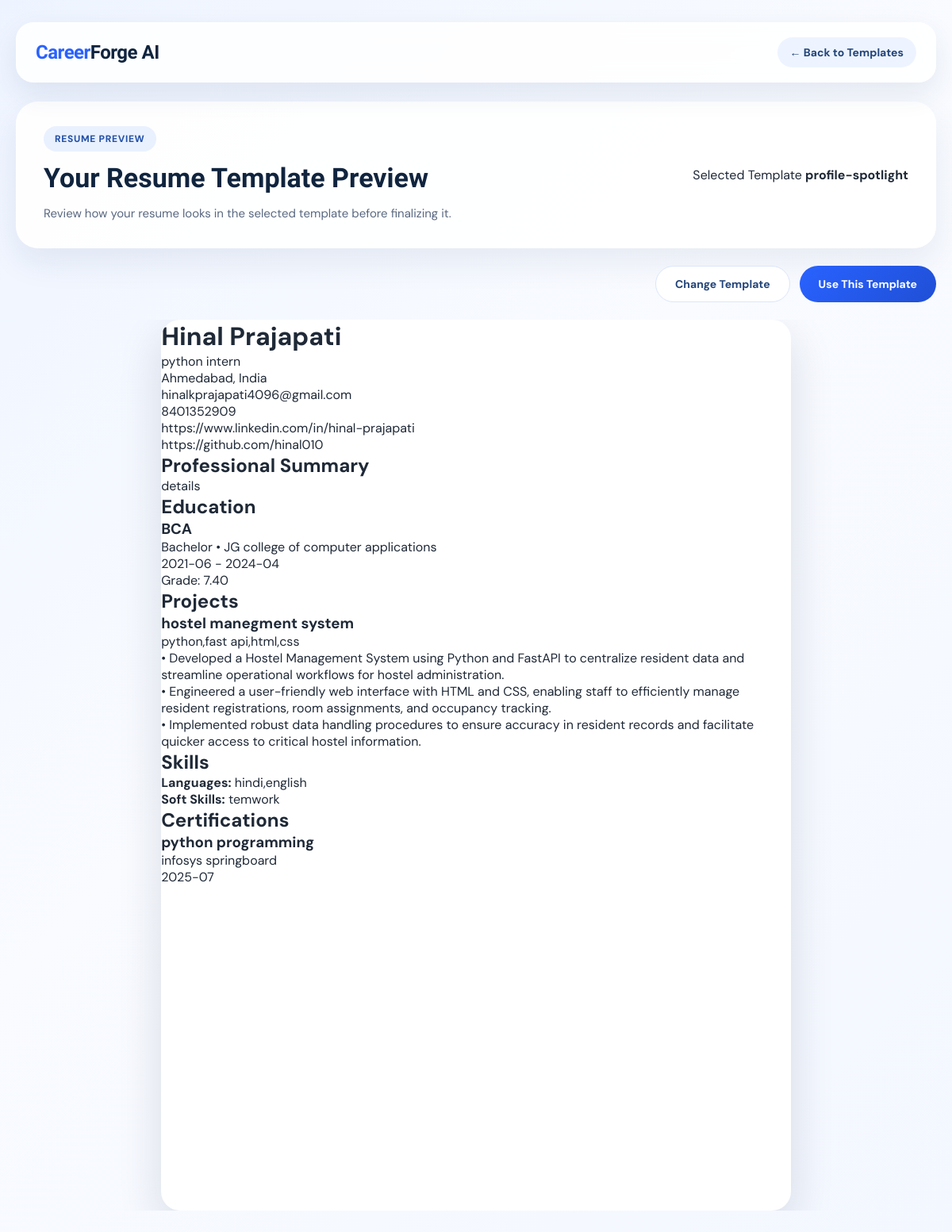
Before: /resume_preview (signed in) with the older database file.
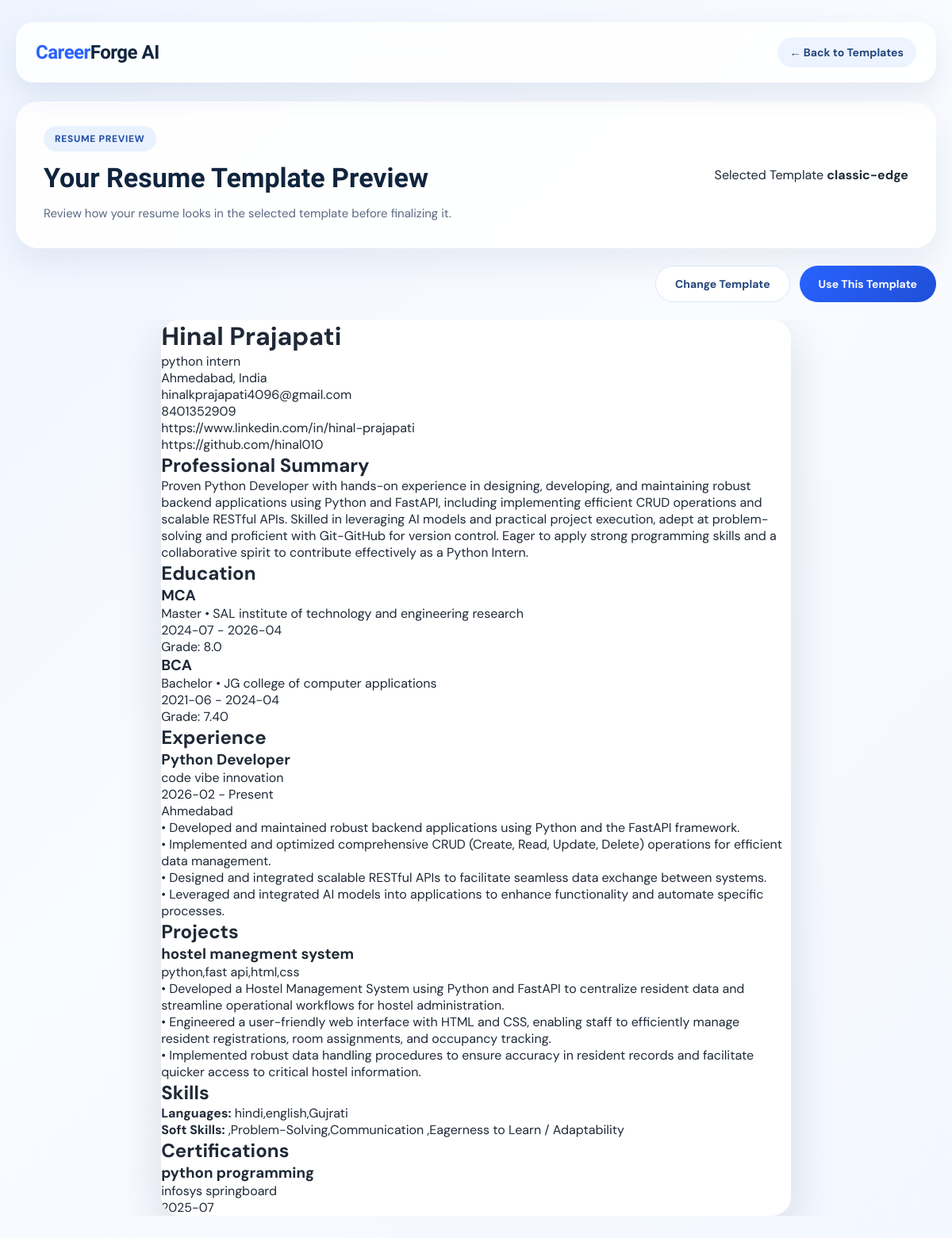
After: the same page with the newer database file.
### tables this page shows
CREATE TABLE selected_template (
    id INTEGER PRIMARY KEY AUTOINCREMENT,
    user_id INTEGER UNIQUE,
    template_name TEXT NOT NULL,
    FOREIGN KEY (user_id) REFERENCES users(id) ON DELETE CASCADE
);

CREATE TABLE user_profile (
    id INTEGER PRIMARY KEY AUTOINCREMENT,
    user_id INTEGER UNIQUE,
    full_name TEXT,
    email TEXT,
    contact TEXT,
    location TEXT,
    country TEXT,
    linkedin TEXT,
    github TEXT,
    photo TEXT,
    FOREIGN KEY (user_id) REFERENCES users(id) ON DELETE CASCADE
);

CREATE TABLE user_skills (
    id INTEGER PRIMARY KEY AUTOINCREMENT,
    user_id INTEGER UNIQUE,
    job_role_id INTEGER,
    custom_job_role TEXT,
    core_skills TEXT,
    soft_skills TEXT,
    tools_technologies TEXT,
    languages TEXT,
    missing_skills_suggestions TEXT,
    FOREIGN KEY (user_id) REFERENCES users(id) ON DELETE CASCADE,
    FOREIGN KEY (job_role_id) REFERENCES job_title_master(id)
);

CREATE TABLE professional_summary (
    id INTEGER PRIMARY KEY AUTOINCREMENT,
    user_id INTEGER UNIQUE,
    professional_summary TEXT,
    FOREIGN KEY (user_id) REFERENCES users(id) ON DELETE CASCADE
);

CREATE TABLE education (
    id INTEGER PRIMARY KEY AUTOINCREMENT,
    user_id INTEGER NOT NULL,
    degree_id INTEGER,
    course_id INTEGER,
    institution_id INTEGER,
    location TEXT,
    start_month TEXT,
    end_month TEXT,
    grade TEXT, custom_degree TEXT, custom_course TEXT, custom_institution TEXT,
    FOREIGN KEY (user_id) REFERENCES users(id) ON DELETE CASCADE,
    FOREIGN KEY (degree_id) REFERENCES degree_master(id),
    FOREIGN KEY (course_id) REFERENCES course_master(id),
    FOREIGN KEY (institution_id) REFERENCES institute_master(id)
);

CREATE TABLE projects (
    id INTEGER PRIMARY KEY AUTOINCREMENT,
    user_id INTEGER NOT NULL,
    project_title TEXT NOT NULL,
    technologies TEXT,
    description TEXT,
    FOREIGN KEY (user_id) REFERENCES users(id) ON DELETE CASCADE
);

CREATE TABLE certification (
    id INTEGER PRIMARY KEY AUTOINCREMENT,
    user_id INTEGER NOT NULL,
    certificate_name TEXT NOT NULL,
    organization TEXT NOT NULL,
    certificate_date TEXT NOT NULL,
    FOREIGN KEY (user_id) REFERENCES users(id) ON DELETE CASCADE
);

CREATE TABLE experience (
    id INTEGER PRIMARY KEY AUTOINCREMENT,
    user_id INTEGER NOT NULL,
    job_title_id INTEGER,
    custom_job_title TEXT,
    experience_type_id INTEGER,
    company_name TEXT,
    location TEXT,
    start_month TEXT,
    end_month TEXT,
    currently_working INTEGER DEFAULT 0,
    description TEXT,
    FOREIGN KEY (user_id) REFERENCES users(id) ON DELETE CASCADE,
    FOREIGN KEY (job_title_id) REFERENCES job_title_master(id),
    FOREIGN KEY (experience_type_id) REFERENCES experience_type_master(id)
);

### main.py (the view)
@app.get("/resume_preview", response_class=HTMLResponse)
def resume_preview_page(
    request: Request,
    template: str = Query(None)
):
    user = require_login(request)
    if isinstance(user, RedirectResponse):
        return user
    template_map = {
        "classic-edge": "resume_templates/classic_edge.html",
        "nova-grid": "resume_templates/nova_grid.html",
        "profile-spotlight": "resume_templates/profile_spotlight.html",
        "pure-ats": "resume_templates/pure_ats.html",
        "executive-line": "resume_templates/executive_line.html",
        "soft-modern": "resume_templates/soft_modern.html",
    }
    selected_row = get_selected_template(user["id"])
    if template in template_map:
        selected_template_name = template
    elif selected_row and selected_row.get("template_name") in template_map:
        selected_template_name = selected_row["template_name"]
    else:
        selected_template_name = "classic-edge"
    template_file = template_map[selected_template_name]
    profile = get_user_profile(user["id"])
    educations = get_education(user["id"])
    experiences = get_experience(user["id"])
    skills = get_skills(user["id"])
    projects = get_projects(user["id"])
    certifications = get_certifications(user["id"])
    summary_row = get_professional_summary(user["id"])
    if skills:
        skills["job_role_text"] = get_job_role_text_from_skills(skills)
    return templates.TemplateResponse(
        request,
        "resume_preview.html",
        {
            "request": request,
            "user": user,
            "profile": profile,
            "educations": educations,
            "experiences": experiences,
            "skills": skills,
            "projects": projects,
            "certifications": certifications,
            "saved_summary": summary_row["professional_summary"] if summary_row else "",
            "selected_template_name": selected_template_name,
            "template_file": template_file
        }
    )

### template/resume_preview.html (shortened to what this page needs)
<!DOCTYPE html>
<html lang="en">
<head>
    <link rel="stylesheet" href="/static/resume_preview.css">
</head>
<body>
    <div class="page-wrapper">
        <header class="topbar">
            <div class="logo"><span>Career</span>Forge AI</div>
            <div class="topbar-actions">
                <a href="/choose_template" class="back-link">← Back to Templates</a>
            </div>
        </header>
        <section class="preview-header">
            <div class="preview-header-left">
                <p class="preview-badge">Resume Preview</p>
                <h1>Your Resume Template Preview</h1>
                <p class="preview-subtext">
                    Review how your resume looks in the selected template before finalizing it.
                </p>
            </div>
            <div class="preview-header-right">
                <div class="selected-template-box">
                    <span class="selected-label">Selected Template</span>
                    <strong id="selectedTemplateName">
                        {{ selected_template_name if selected_template_name else "classic-edge" }}
                    </strong>
                </div>
            </div>
        </section>
        <section class="preview-actions-bar">
            <button type="button" class="secondary-btn" onclick="window.location.href='/choose_template'">
                Change Template
            </button>
            <button type="button" class="primary-btn" onclick="selectCurrentTemplate()">
                Use This Template
            </button>
        </section>
        <main class="preview-main">
            <div class="resume-shell">
                <div class="resume-paper template-{{ selected_template_name if selected_template_name else 'classic-edge' }}" id="resumePaper">
                    <div class="resume-header">
                        <div>
                            <h1 class="resume-name">
                                {{ profile.full_name if profile and profile.full_name else "Your Name" }}
                            </h1>
                            <p class="resume-role">
                                {% if skills and skills.job_role_text %}
                                    {{ skills.job_role_text }}
                                {% else %}
                                    Target Role
                                {% endif %}
                            </p>
                        </div>
                        <div class="resume-contact">
                            {% if profile and profile.location %}
                                <p>{{ profile.location }}{% if profile.country %}, {{ profile.country }}{% endif %}</p>
                            {% elif profile and profile.country %}
                                <p>{{ profile.country }}</p>
                            {% endif %}
                            {% if profile and profile.email %}
                                <p>{{ profile.email }}</p>
                            {% endif %}
                            {% if profile and profile.contact %}
                                <p>{{ profile.contact }}</p>
                            {% endif %}
                            {% if profile and profile.linkedin %}
                                <p>{{ profile.linkedin }}</p>
                            {% endif %}
                            {% if profile and profile.github %}
                                <p>{{ profile.github }}</p>
                            {% endif %}
                        </div>
                    </div>
                    {% if saved_summary %}
                    <section class="resume-section">
                        <h2>Professional Summary</h2>
                        <p>{{ saved_summary }}</p>
                    </section>
                    {% endif %}
                    {% if educations and educations|length > 0 %}
                    <section class="resume-section">
                        <h2>Education</h2>
                        {% for edu in educations %}
                        <div class="resume-block">
                            <div class="block-top">
                                <div>
                                    <h3>
                                        {{ edu.course_text if edu.course_text else edu.course_name if edu.course_name else "Course" }}
                                    </h3>
                                    <p class="sub-line">
                                        {% if edu.degree_text %}
                                            {{ edu.degree_text }}
                                        {% elif edu.degree_name %}
                                            {{ edu.degree_name }}
                                        {% endif %}
                                        {% if (edu.degree_text or edu.degree_name) and (edu.institution_text or edu.institute_name) %}
                                            •
                                        {% endif %}
                                        {{ edu.institution_text if edu.institution_text else edu.institute_name if edu.institute_name else "Institution" }}
                                    </p>
                                </div>
                                <span class="date-line">
                                    {{ edu.start_month if edu.start_month else "" }}
                                    {% if edu.start_month or edu.end_month %}
                                        -
                                    {% endif %}
                                    {{ edu.end_month if edu.end_month else "Present" }}
                                </span>
                            </div>
                            <p class="muted-line">
                                {% if edu.grade %}Grade: {{ edu.grade }}{% endif %}
                            </p>
                        </div>
                        {% endfor %}
                    </section>
                    {% endif %}
                    {% if experiences and experiences|length > 0 %}
                    <section class="resume-section">
                        <h2>Experience</h2>
                        {% for exp in experiences %}
                        <div class="resume-block">
                            <div class="block-top">
                                <div>
                                    <h3>
                                        {% if exp.job_title_text %}
                                            {{ exp.job_title_text }}
                                        {% elif exp.job_title_name %}
                                            {{ exp.job_title_name }}
                                        {% elif exp.custom_job_title %}
                                            {{ exp.custom_job_title }}
                                        {% else %}
                                            Job Title
                                        {% endif %}
                                    </h3>
                                    <p class="sub-line">
                                        {{ exp.company_name if exp.company_name else "Company" }}
                                    </p>
                                </div>
                                <span class="date-line">
                                    {{ exp.start_month if exp.start_month else "" }}
                                    {% if exp.start_month or exp.end_month or exp.currently_working %}
                                        -
                                    {% endif %}
                                    {% if exp.currently_working %}
                                        Present
                                    {% else %}
                                        {{ exp.end_month if exp.end_month else "Present" }}
                                    {% endif %}
                                </span>
                            </div>
                            {% if exp.location %}
                                <p class="muted-line">{{ exp.location }}</p>
                            {% endif %}
                            {% if exp.description %}
                                <ul>
                                    {% for line in exp.description.split('\n') %}
                                        {% if line.strip() %}
                                            <li>{{ line.strip() }}</li>
                                        {% endif %}
                                    {% endfor %}
                                </ul>
                            {% endif %}
                        </div>
                        {% endfor %}
                    </section>
                    {% endif %}
                    {% if projects and projects|length > 0 %}
                    <section class="resume-section">
                        <h2>Projects</h2>
                        {% for project in projects %}
                        <div class="resume-block">
                            <div class="block-top">
                                <div>
                                    <h3>{{ project.project_title }}</h3>
                                    {% if project.technologies %}
                                        <p class="sub-line">{{ project.technologies }}</p>
                                    {% endif %}
                                </div>
                            </div>
                            {% if project.description %}
                                <ul>
                                    {% for line in project.description.split('\n') %}
                                        {% if line.strip() %}
                                            <li>{{ line.strip() }}</li>
                                        {% endif %}
                                    {% endfor %}
                                </ul>
                            {% endif %}
                        </div>
                        {% endfor %}
                    </section>
                    {% endif %}
                    {% if skills %}
                    <section class="resume-section">
                        <h2>Skills</h2>
                        <div class="skills-preview-grid">
                            {% if skills.languages %}
                                <div><strong>Languages:</strong> {{ skills.languages }}</div>
                            {% endif %}
                            {% if skills.soft_skills %}
                                <div><strong>Soft Skills:</strong> {{ skills.soft_skills }}</div>
                            {% endif %}
                        </div>
                    </section>
                    {% endif %}
                    {% if certifications and certifications|length > 0 %}
                    <section class="resume-section">
                        <h2>Certifications</h2>
                        {% for cert in certifications %}
                        <div class="resume-block">
                            <div class="block-top">
                                <div>
                                    <h3>{{ cert.certificate_name }}</h3>
                                    <p class="sub-line">{{ cert.organization }}</p>
                                </div>
                                <span class="date-line">{{ cert.certificate_date }}</span>
                            </div>
                        </div>
                        {% endfor %}
                    </section>
                    {% endif %}
                </div>
            </div>
        </main>
    </div>
</body>
</html>

Changed rows visible on the page:
changed selected_template: template_name "profile-spotlight" → "classic-edge"
changed user_skills "python intern": languages "hindi,english" → "hindi,english,Gujrati"; soft_skills "temwork" → ",Problem-Solving,Communication ,Eagerness to Learn / Adaptability"
changed professional_summary: professional_summary "details" → "Proven Python Developer with hands-on experience in designing, developing, and maintaining robust backend applications using Python and FastAPI, including implementing efficient CRUD operations and scalable RESTful APIs. Skilled in leveraging AI models and practical project execution, adept at problem-solving and proficient with Git-GitHub for version control. Eager to apply strong programming skills and a collaborative spirit to contribute effectively as a Python Intern."
added education: course_text "MCA", degree_name "Master", custom_institution "SAL institute of technology and engineering research", start_month "2024-07", end_month "2026-04", grade "8.0"
added experience: job_title_name "Python Developer", company_name "code vibe innovation", start_month "2026-02", currently_working "Present", location "Ahmedabad", strip "• Developed and maintained robust backend applications using Python and the FastAPI framework." "• Implemented and optimized comprehensive CRUD (Create, Read, Update, Delete) operations for efficient data management." "• Designed and integrated scalable RESTful APIs to facilitate seamless data exchange between systems." "• Leveraged and integrated AI models into applications to enhance functionality and automate specific processes."
Other visible differences:
text now shown: "Experience"
